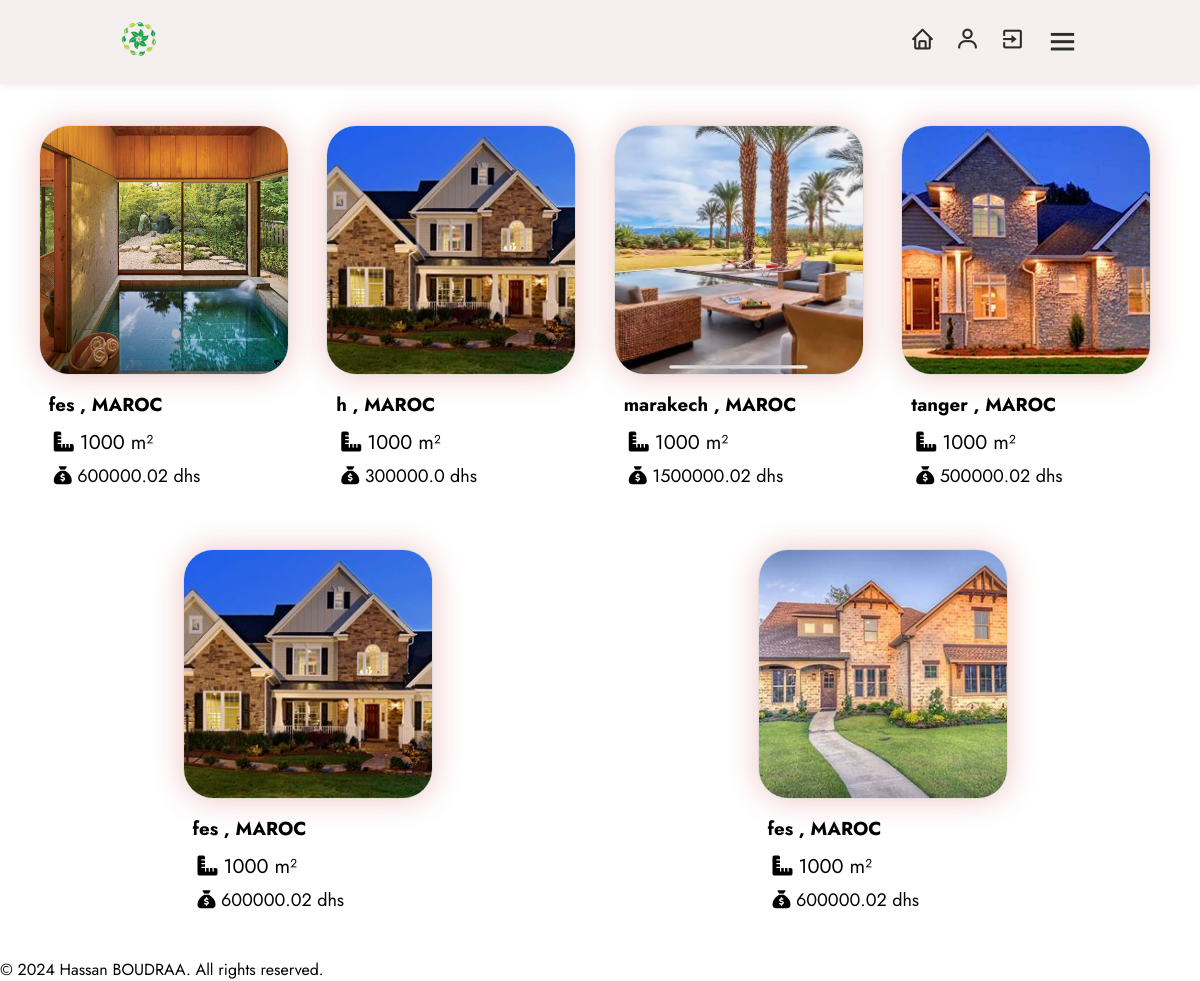
/dashboard (signed in), run on an earlier commit of the app's database.
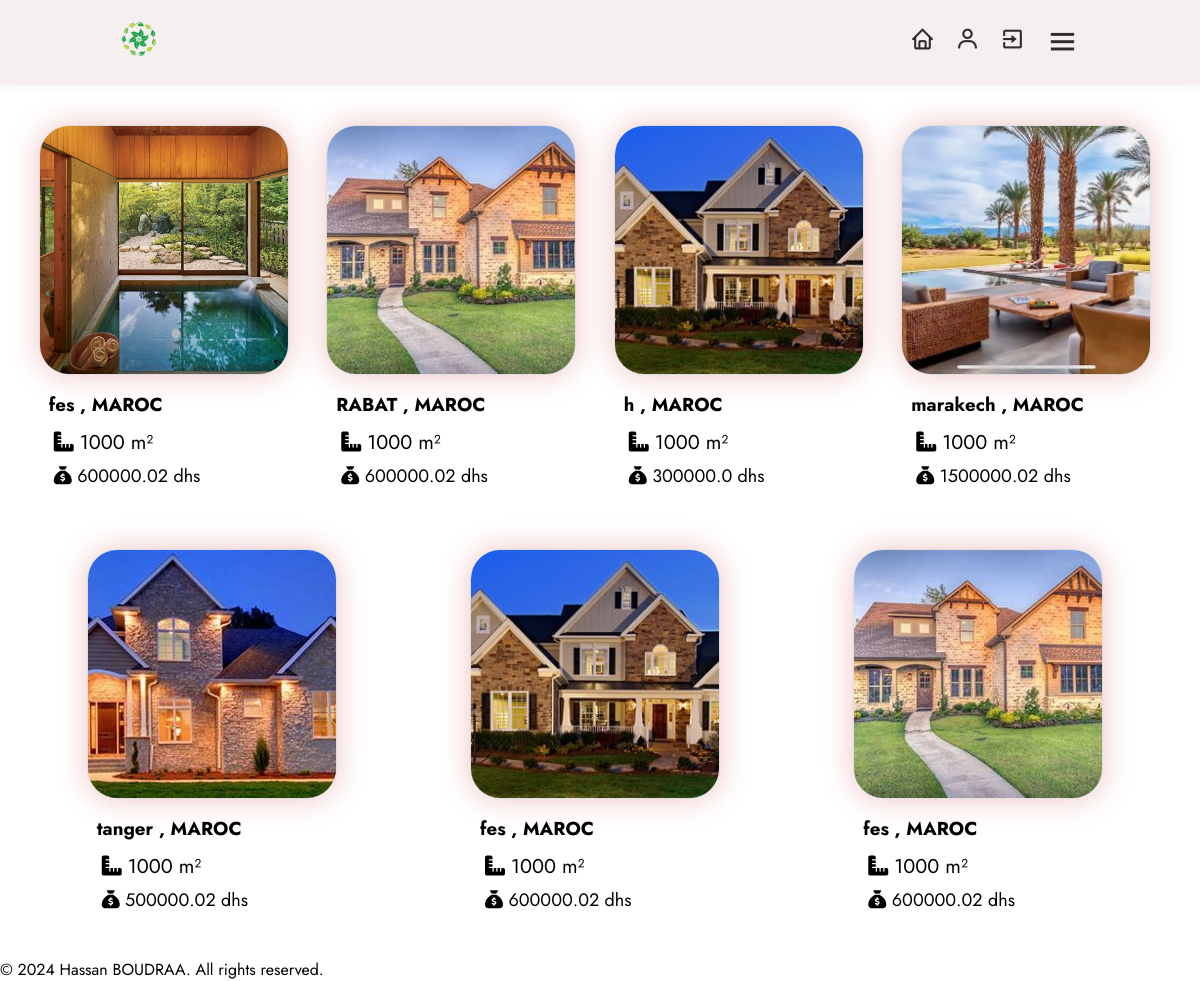
And on a later commit of the database.
### models/user.py (models this page shows)
class Products(db.Model):
    id = db.Column(db.String(50), primary_key=True, default=lambda: str( uuid.uuid4()), unique=True, nullable=False)
    name = db.Column(db.String(255), nullable=False)
    city = db.Column(db.String(8), nullable=False)
    price = db.Column(db.Float, nullable=False)
    image_path = db.Column(db.String(255), nullable=True)
    num_rooms = Column(Integer, nullable=False)
    section = Column(Integer, nullable=False)
    num_bain = Column(Integer, nullable=False)
    window_per_house = Column(Integer, nullable=False)
    user_id = db.Column(db.String(50),db.ForeignKey('user.id'),nullable=False)
    user = db.relationship('User', backref=db.backref('products', lazy=True))

### models/app.py (the view)
    @app.route('/dashboard')
    @login_required
    def dashboard():
        all_products = Products.query.order_by(asc(Products.id)).all()
        processed_products = [
                {
                    'name': product.name,
                    'city': product.city,
                    'price': product.price,
                    'num_rooms': product.num_rooms,
                    'section': product.section,
                    'num_bain': product.num_bain,
                   'window_per_house': product.window_per_house,
                    'image_path': os.path.basename(product.image_path) if product.image_path else None,
                    'product_id_string': str(product.id),
                }
                     for product in all_products
            ]
        return render_template('dashboard.html', all_products=processed_products)

### models/templates/dashboard.html (shortened to what this page needs)
<!DOCTYPE html>
<html lang="en">
	<head>
		<link rel="stylesheet" href="{{ url_for('static', filename='style/dashboard.css') }}">
		<link rel="stylesheet" href="https://cdnjs.cloudflare.com/ajax/libs/font-awesome/6.4.2/css/all.min.css" />
		<link rel="stylesheet" href="https://unpkg.com/boxicons@latest/css/boxicons.min.css">
		<link href="https://cdn.jsdelivr.net/npm/bootstrap-icons@1.21.0/font/bootstrap-icons.css" rel="stylesheet">
	</head>
	<body>
		<header>
			<div class="logo">
				<img src="{{ url_for('static', filename='images/icon.png') }}" alt="Icon">
			</div>
			<div class="nav-icon">
				<a onclick="window.location.href='{{ url_for('dashboard') }}'"><i class='bx bx-home'></i></a>
				<a onclick="window.location.href='{{ url_for('user', username=current_user.username) }}'"><i class='bx bx-user'></i></a>
				<a onclick="window.location.href='{{ url_for('exit') }}'"><i class='bx bx-exit'></i></a>
				<div class="bx bx-menu" id="menu-icon"></div>
			</div>
		</header>
		<section class="inside">
			<div class="container">
				{% for product in all_products %}
				<div class="product">
					 {% if product.image_path %}
					 <a href="{{ url_for('product_detail', product_id=product['product_id_string'], username=current_user.username) }}">
						 <img src="{{ url_for('serve_image', filename=product.image_path.split('/')[-1]) }}" alt="Product Image"/>
					 </a>
					 {% endif %}
					 <h3 style="margin: 10px"><p>   {{ product.city }} , MAROC</p></h3>
					 <p style="font-size: 20px; margin-bottom: 6px; margin-left: 15px;"><i class="fa-solid fa-ruler-combined"></i>    {{ product.section }} m²</p>
					 <p style="font-size: 18px; margin-bottom: 10px; margin-left: 15px;"><i class="fa-solid fa-sack-dollar"></i>   {{ product.price }} dhs</p>
				</div>
				{% endfor %}
			</div>
		</section>
	</body>
    <footer>
	    <p>&copy; 2024 Hassan BOUDRAA. All rights reserved.</p>
    </footer>
</html>

### models/static/style/dashboard.css (style rules this page uses)
* { margin: 0; padding: 0; box-sizing: border-box; font-family: 'Jost', sans-serif; list-style: none; text-decoration: none; }
header { position: fixed; width: 100%; top: 0; right: 0; z-index: 1000; display: flex; align-items: center; justify-content: space-between; padding: 20px 10%; background-color: #f5efef; box-shadow: 0 0 10px rgba(0, 0, 0, 0.1); }
.logo img { max-width: 120px; height: 1cm; }
.nav-icon { display: flex; align-items: center; }
.nav-icon i { margin-right: 20px; color: #2c2c2c; font-size: 25px; font-weight: 400; transform: all .42s ease; }
#menu-icon { font-size: 35px; color: #2c2c2c; z-index: 10001; cursor: pointer; }
.inside { padding-top: 70px; padding-right: 10px; }
.container { align-items: center; display: flex; flex-wrap: wrap; justify-content: space-around; padding: 20px; }
.product { width: 270px; margin: 5px; padding: 10px; }
.product img { max-width: 250px; height: auto; height: 250px; object-fit: cover; margin-top: 20px; border: 1px solid #ddd; border-radius: 30px; overflow: hidden; box-shadow: 0 0 30px rgba(201, 57, 57, 0.3); }

What changed in the data, as far as the page shows it:
added Products: city "RABAT", section "1000", price "600000.02"
